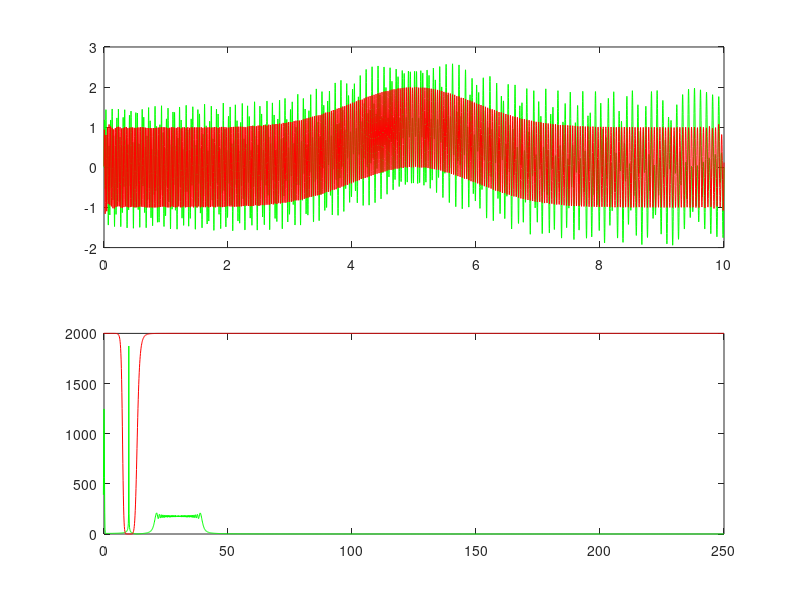

Reproduce this figure in MATLAB. (Note: this script raises an error after producing the figure.)
%%
close all; clear; clc;

Fs = 500;
t = 0 : 1/Fs : 10; 

x = 1*exp(-(t-5).^2/2) + 1*sin(2*pi*(40-t).*t) + (0.05*t+0.5).*sin(2*pi*t/0.1);

XT = fftshift(fft(x));
N = length(x);
f = linspace(-Fs/2, Fs/2, N);
WA = abs(XT);

BS = 1./(1+(6*f./(f.^2-100)).^8);
xn = real(ifft(ifftshift(BS.*XT)));

subplot(2,1,1), plot(t, x, 'g', t, xn, 'r');
subplot(2,1,2), plot(f, WA, 'g', f, 2000*BS, 'r');
xlim([0,Fs/2]);

%%
close all; clear; clc;

[a, Fs] = audioread('E-A-D.mp3');

x = a(:,1)';
N = length(x);
t = (0:N-1)/Fs;

XT = fftshift(fft(x));
N = length(x);
f = linspace(-Fs/2, Fs/2, N);
WA = abs(XT);

BS = zeros(1,N);
for k = 1 : 8
    BS = BS + exp(-(abs(f)-k*441.5).^2/500);
end
BS = 1 - BS;
BS = BS .* (abs(f)<2000); %.* (WA>200);
xn = real(ifft(ifftshift(BS.*XT)));

subplot(2,1,1), plot(t, x, 'g', t, xn, 'r');
subplot(2,1,2), plot(f, WA, 'g', f, BS*2000, 'r');
xlim([0, 4000]);

krok = 100;
nn = 2024;
okno = blackman(nn)';
Nz = ceil(nn*3000/Fs);
Nx = floor((N-nn)/krok);
A = zeros(Nz, Nx);
for kx = 1 : Nx
    st = (kx-1)*krok+1;
    xx = x(st:st+nn-1).*okno;
    WAA = abs(fft(xx));
    A(:,kx) = WAA(1:Nz)';
end
tt = (0:Nx-1)*krok/Fs;
ff = (0 : Nz-1)*Fs/nn;
figure;
imagesc(tt,ff,A);

